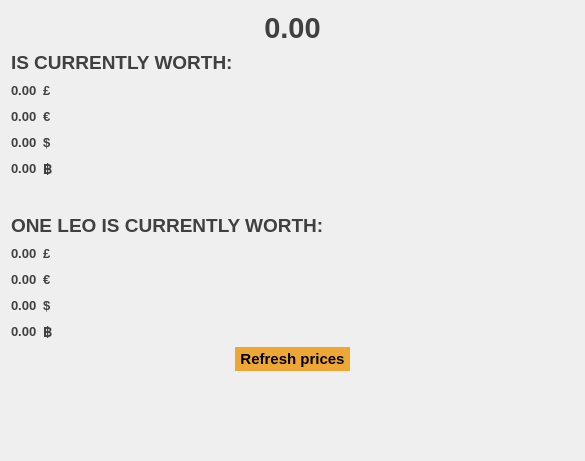
<?xml version="1.0" encoding="UTF-8"?>
<ui version="4.0">
 <class>MarketData</class>
 <widget class="QWidget" name="MarketData">
  <property name="geometry">
   <rect>
    <x>0</x>
    <y>0</y>
    <width>585</width>
    <height>461</height>
   </rect>
  </property>
  <property name="font">
   <font>
    <pointsize>11</pointsize>
   </font>
  </property>
  <property name="windowTitle">
   <string>Form</string>
  </property>
  <layout class="QVBoxLayout" name="verticalLayout_5">
   <item>
    <layout class="QVBoxLayout" name="priceInfo">
     <item>
      <layout class="QHBoxLayout" name="currentBalance">
       <item>
        <spacer name="horizontalSpacer_9">
         <property name="orientation">
          <enum>Qt::Horizontal</enum>
         </property>
         <property name="sizeHint" stdset="0">
          <size>
           <width>40</width>
           <height>20</height>
          </size>
         </property>
        </spacer>
       </item>
       <item>
        <widget class="QLabel" name="labelBalance">
         <property name="sizePolicy">
          <sizepolicy hsizetype="Fixed" vsizetype="Fixed">
           <horstretch>0</horstretch>
           <verstretch>0</verstretch>
          </sizepolicy>
         </property>
         <property name="font">
          <font>
           <pointsize>22</pointsize>
           <weight>75</weight>
           <bold>true</bold>
          </font>
         </property>
         <property name="styleSheet">
          <string notr="true">color: rgb(65, 64, 65);</string>
         </property>
         <property name="text">
          <string>0.00</string>
         </property>
         <property name="alignment">
          <set>Qt::AlignHCenter|Qt::AlignTop</set>
         </property>
        </widget>
       </item>
       <item>
        <spacer name="horizontalSpacer">
         <property name="orientation">
          <enum>Qt::Horizontal</enum>
         </property>
         <property name="sizeHint" stdset="0">
          <size>
           <width>40</width>
           <height>20</height>
          </size>
         </property>
        </spacer>
       </item>
      </layout>
     </item>
     <item>
      <layout class="QHBoxLayout" name="worth">
       <item>
        <widget class="QLabel" name="worthLabel">
         <property name="sizePolicy">
          <sizepolicy hsizetype="Fixed" vsizetype="Fixed">
           <horstretch>0</horstretch>
           <verstretch>0</verstretch>
          </sizepolicy>
         </property>
         <property name="font">
          <font>
           <pointsize>14</pointsize>
           <weight>75</weight>
           <bold>true</bold>
          </font>
         </property>
         <property name="styleSheet">
          <string notr="true">color: rgb(65, 64, 65);</string>
         </property>
         <property name="text">
          <string>IS CURRENTLY WORTH:</string>
         </property>
         <property name="alignment">
          <set>Qt::AlignLeading|Qt::AlignLeft|Qt::AlignTop</set>
         </property>
        </widget>
       </item>
       <item>
        <spacer name="horizontalSpacer_2">
         <property name="orientation">
          <enum>Qt::Horizontal</enum>
         </property>
         <property name="sizeHint" stdset="0">
          <size>
           <width>40</width>
           <height>20</height>
          </size>
         </property>
        </spacer>
       </item>
      </layout>
     </item>
     <item>
      <layout class="QHBoxLayout" name="GBP">
       <item>
        <widget class="QLabel" name="labelGBP">
         <property name="font">
          <font>
           <pointsize>10</pointsize>
           <weight>75</weight>
           <bold>true</bold>
          </font>
         </property>
         <property name="styleSheet">
          <string notr="true">color: rgb(65, 64, 65);</string>
         </property>
         <property name="text">
          <string>0.00</string>
         </property>
        </widget>
       </item>
       <item>
        <widget class="QLabel" name="label_2">
         <property name="font">
          <font>
           <pointsize>10</pointsize>
           <weight>75</weight>
           <bold>true</bold>
          </font>
         </property>
         <property name="styleSheet">
          <string notr="true">color: rgb(65, 64, 65);</string>
         </property>
         <property name="text">
          <string>£</string>
         </property>
        </widget>
       </item>
       <item>
        <spacer name="horizontalSpacer_3">
         <property name="orientation">
          <enum>Qt::Horizontal</enum>
         </property>
         <property name="sizeHint" stdset="0">
          <size>
           <width>40</width>
           <height>20</height>
          </size>
         </property>
        </spacer>
       </item>
      </layout>
     </item>
     <item>
      <layout class="QHBoxLayout" name="EUR">
       <item>
        <widget class="QLabel" name="labelEUR">
         <property name="font">
          <font>
           <pointsize>10</pointsize>
           <weight>75</weight>
           <bold>true</bold>
          </font>
         </property>
         <property name="styleSheet">
          <string notr="true">color: rgb(65, 64, 65);</string>
         </property>
         <property name="text">
          <string>0.00</string>
         </property>
        </widget>
       </item>
       <item>
        <widget class="QLabel" name="label_3">
         <property name="font">
          <font>
           <pointsize>10</pointsize>
           <weight>75</weight>
           <bold>true</bold>
          </font>
         </property>
         <property name="styleSheet">
          <string notr="true">color: rgb(65, 64, 65);</string>
         </property>
         <property name="text">
          <string>€</string>
         </property>
        </widget>
       </item>
       <item>
        <spacer name="horizontalSpacer_4">
         <property name="orientation">
          <enum>Qt::Horizontal</enum>
         </property>
         <property name="sizeHint" stdset="0">
          <size>
           <width>40</width>
           <height>20</height>
          </size>
         </property>
        </spacer>
       </item>
      </layout>
     </item>
     <item>
      <layout class="QHBoxLayout" name="USD">
       <item>
        <widget class="QLabel" name="labelUSD">
         <property name="font">
          <font>
           <pointsize>10</pointsize>
           <weight>75</weight>
           <bold>true</bold>
          </font>
         </property>
         <property name="styleSheet">
          <string notr="true">color: rgb(65, 64, 65);</string>
         </property>
         <property name="text">
          <string>0.00</string>
         </property>
        </widget>
       </item>
       <item>
        <widget class="QLabel" name="label">
         <property name="font">
          <font>
           <pointsize>10</pointsize>
           <weight>75</weight>
           <bold>true</bold>
          </font>
         </property>
         <property name="styleSheet">
          <string notr="true">color: rgb(65, 64, 65);</string>
         </property>
         <property name="text">
          <string>$</string>
         </property>
        </widget>
       </item>
       <item>
        <spacer name="horizontalSpacer_12">
         <property name="orientation">
          <enum>Qt::Horizontal</enum>
         </property>
         <property name="sizeHint" stdset="0">
          <size>
           <width>40</width>
           <height>20</height>
          </size>
         </property>
        </spacer>
       </item>
      </layout>
     </item>
     <item>
      <layout class="QHBoxLayout" name="BTC">
       <item>
        <widget class="QLabel" name="labelBTC">
         <property name="font">
          <font>
           <pointsize>10</pointsize>
           <weight>75</weight>
           <bold>true</bold>
          </font>
         </property>
         <property name="styleSheet">
          <string notr="true">color: rgb(65, 64, 65);</string>
         </property>
         <property name="text">
          <string>0.00</string>
         </property>
        </widget>
       </item>
       <item>
        <widget class="QLabel" name="label_4">
         <property name="font">
          <font>
           <pointsize>10</pointsize>
           <weight>75</weight>
           <bold>true</bold>
          </font>
         </property>
         <property name="styleSheet">
          <string notr="true">color: rgb(65, 64, 65);</string>
         </property>
         <property name="text">
          <string>฿</string>
         </property>
        </widget>
       </item>
       <item>
        <spacer name="horizontalSpacer_5">
         <property name="orientation">
          <enum>Qt::Horizontal</enum>
         </property>
         <property name="sizeHint" stdset="0">
          <size>
           <width>40</width>
           <height>20</height>
          </size>
         </property>
        </spacer>
       </item>
      </layout>
     </item>
     <item>
      <spacer name="verticalSpacer_2">
       <property name="orientation">
        <enum>Qt::Vertical</enum>
       </property>
       <property name="sizeType">
        <enum>QSizePolicy::Fixed</enum>
       </property>
       <property name="sizeHint" stdset="0">
        <size>
         <width>20</width>
         <height>30</height>
        </size>
       </property>
      </spacer>
     </item>
     <item>
      <widget class="QLabel" name="oneWorth">
       <property name="font">
        <font>
         <pointsize>14</pointsize>
         <weight>75</weight>
         <bold>true</bold>
        </font>
       </property>
       <property name="styleSheet">
        <string notr="true">color: rgb(65, 64, 65);</string>
       </property>
       <property name="text">
        <string>ONE LEO IS CURRENTLY WORTH:</string>
       </property>
      </widget>
     </item>
     <item>
      <layout class="QHBoxLayout" name="GPB1">
       <item>
        <widget class="QLabel" name="labelGBP1">
         <property name="font">
          <font>
           <pointsize>10</pointsize>
           <weight>75</weight>
           <bold>true</bold>
          </font>
         </property>
         <property name="styleSheet">
          <string notr="true">color: rgb(65, 64, 65);</string>
         </property>
         <property name="text">
          <string>0.00</string>
         </property>
        </widget>
       </item>
       <item>
        <widget class="QLabel" name="label_5">
         <property name="font">
          <font>
           <pointsize>10</pointsize>
           <weight>75</weight>
           <bold>true</bold>
          </font>
         </property>
         <property name="styleSheet">
          <string notr="true">color: rgb(65, 64, 65);</string>
         </property>
         <property name="text">
          <string>£</string>
         </property>
        </widget>
       </item>
       <item>
        <spacer name="horizontalSpacer_6">
         <property name="orientation">
          <enum>Qt::Horizontal</enum>
         </property>
         <property name="sizeHint" stdset="0">
          <size>
           <width>40</width>
           <height>20</height>
          </size>
         </property>
        </spacer>
       </item>
      </layout>
     </item>
     <item>
      <layout class="QHBoxLayout" name="EUR1">
       <item>
        <widget class="QLabel" name="labelEUR1">
         <property name="font">
          <font>
           <pointsize>10</pointsize>
           <weight>75</weight>
           <bold>true</bold>
          </font>
         </property>
         <property name="styleSheet">
          <string notr="true">color: rgb(65, 64, 65);</string>
         </property>
         <property name="text">
          <string>0.00</string>
         </property>
        </widget>
       </item>
       <item>
        <widget class="QLabel" name="label_6">
         <property name="font">
          <font>
           <pointsize>10</pointsize>
           <weight>75</weight>
           <bold>true</bold>
          </font>
         </property>
         <property name="styleSheet">
          <string notr="true">color: rgb(65, 64, 65);</string>
         </property>
         <property name="text">
          <string>€</string>
         </property>
        </widget>
       </item>
       <item>
        <spacer name="horizontalSpacer_7">
         <property name="orientation">
          <enum>Qt::Horizontal</enum>
         </property>
         <property name="sizeHint" stdset="0">
          <size>
           <width>40</width>
           <height>20</height>
          </size>
         </property>
        </spacer>
       </item>
      </layout>
     </item>
     <item>
      <layout class="QHBoxLayout" name="USD1">
       <item>
        <widget class="QLabel" name="labelUSD1">
         <property name="font">
          <font>
           <pointsize>10</pointsize>
           <weight>75</weight>
           <bold>true</bold>
          </font>
         </property>
         <property name="styleSheet">
          <string notr="true">color: rgb(65, 64, 65);</string>
         </property>
         <property name="text">
          <string>0.00</string>
         </property>
        </widget>
       </item>
       <item>
        <widget class="QLabel" name="label_8">
         <property name="font">
          <font>
           <pointsize>10</pointsize>
           <weight>75</weight>
           <bold>true</bold>
          </font>
         </property>
         <property name="styleSheet">
          <string notr="true">color: rgb(65, 64, 65);</string>
         </property>
         <property name="text">
          <string>$</string>
         </property>
        </widget>
       </item>
       <item>
        <spacer name="horizontalSpacer_13">
         <property name="orientation">
          <enum>Qt::Horizontal</enum>
         </property>
         <property name="sizeHint" stdset="0">
          <size>
           <width>40</width>
           <height>20</height>
          </size>
         </property>
        </spacer>
       </item>
      </layout>
     </item>
     <item>
      <layout class="QHBoxLayout" name="BTC1">
       <item>
        <widget class="QLabel" name="labelBTC1">
         <property name="font">
          <font>
           <pointsize>10</pointsize>
           <weight>75</weight>
           <bold>true</bold>
          </font>
         </property>
         <property name="styleSheet">
          <string notr="true">color: rgb(65, 64, 65);</string>
         </property>
         <property name="text">
          <string>0.00</string>
         </property>
        </widget>
       </item>
       <item>
        <widget class="QLabel" name="label_7">
         <property name="font">
          <font>
           <pointsize>10</pointsize>
           <weight>75</weight>
           <bold>true</bold>
          </font>
         </property>
         <property name="styleSheet">
          <string notr="true">color: rgb(65, 64, 65);</string>
         </property>
         <property name="text">
          <string>฿</string>
         </property>
        </widget>
       </item>
       <item>
        <spacer name="horizontalSpacer_8">
         <property name="orientation">
          <enum>Qt::Horizontal</enum>
         </property>
         <property name="sizeHint" stdset="0">
          <size>
           <width>40</width>
           <height>20</height>
          </size>
         </property>
        </spacer>
       </item>
      </layout>
     </item>
     <item>
      <layout class="QHBoxLayout" name="refresh">
       <item>
        <spacer name="horizontalSpacer_10">
         <property name="orientation">
          <enum>Qt::Horizontal</enum>
         </property>
         <property name="sizeHint" stdset="0">
          <size>
           <width>40</width>
           <height>20</height>
          </size>
         </property>
        </spacer>
       </item>
       <item>
        <widget class="QPushButton" name="refreshButton">
         <property name="font">
          <font>
           <weight>75</weight>
           <bold>true</bold>
          </font>
         </property>
         <property name="styleSheet">
          <string notr="true">color: black; background-color: #eea734; border: none; text-align: center; min-height: 24px; padding: 0 5 0 5px;</string>
         </property>
         <property name="text">
          <string>Refresh prices</string>
         </property>
        </widget>
       </item>
       <item>
        <spacer name="horizontalSpacer_11">
         <property name="orientation">
          <enum>Qt::Horizontal</enum>
         </property>
         <property name="sizeHint" stdset="0">
          <size>
           <width>40</width>
           <height>20</height>
          </size>
         </property>
        </spacer>
       </item>
      </layout>
     </item>
    </layout>
   </item>
   <item>
    <spacer name="verticalSpacer">
     <property name="orientation">
      <enum>Qt::Vertical</enum>
     </property>
     <property name="sizeHint" stdset="0">
      <size>
       <width>20</width>
       <height>40</height>
      </size>
     </property>
    </spacer>
   </item>
  </layout>
 </widget>
 <resources/>
 <connections/>
</ui>
